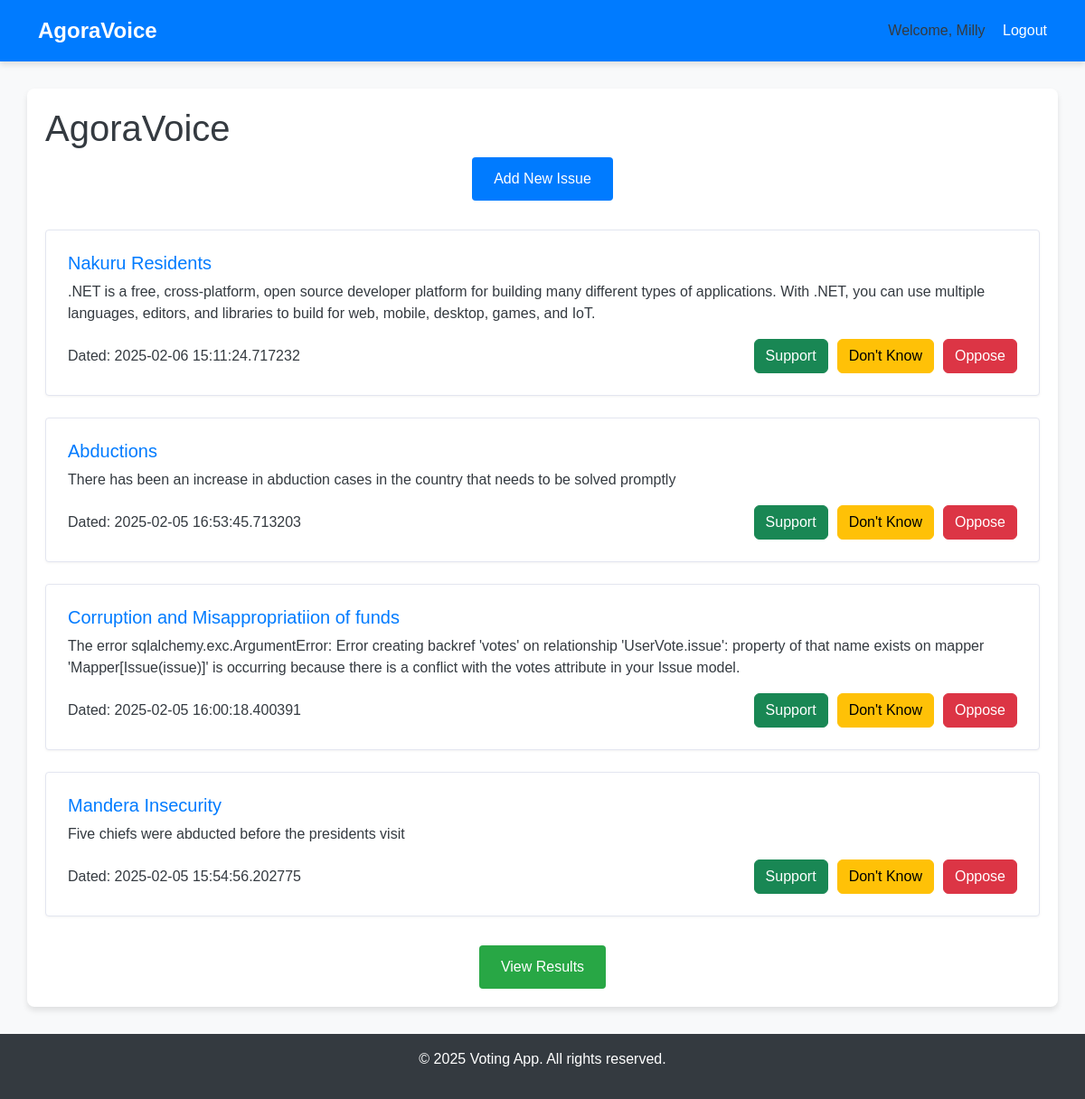
The app's page / (signed in) with its own data.
### app.py (models this page shows)
class User(UserMixin, db.Model):
    id = db.Column(db.Integer, primary_key=True)
    username = db.Column(db.String(100), unique=True, nullable=False)
    email = db.Column(db.String(100), unique=True, nullable=False)
    password = db.Column(db.String(200), nullable=False)
    is_admin = db.Column(db.Boolean, default=False)

class Issue(db.Model):
    id = db.Column(db.Integer, primary_key=True)
    title = db.Column(db.String(100), nullable=False)
    description = db.Column(db.Text)
    votes = db.Column(db.Integer, default=0)
    category_id = db.Column(db.Integer, db.ForeignKey('category.id'))
    category = db.relationship('Category', backref='issues')
    created_at = db.Column(db.DateTime, default=datetime.utcnow)
    updated_at = db.Column(db.DateTime, default=datetime.utcnow, onupdate=datetime.utcnow)

### app.py (the view)
@app.route('/')
def index():
    sort_by = request.args.get('sort', 'date')
    category_filter = request.args.get('category')
    query = Issue.query
    if category_filter:
        query = query.filter_by(category_id=category_filter)
    if sort_by == 'votes':
        query = query.order_by(Issue.votes.desc())
    else:  # Default sort by date
        query = query.order_by(Issue.created_at.desc())
    issues = query.all()
    categories = Category.query.all()
    return render_template(
        'index.html',
        issues=issues,
        categories=categories,
        current_sort=sort_by,
        current_category=category_filter
    )

### app.py (called while the page is built)
@login_manager.user_loader
def load_user(user_id):
    return User.query.get(int(user_id))

### app/templates/index.html (shortened to what this page needs)
{% extends "base.html" %}
{% block extra_head %}
  <link rel="stylesheet" href="{{ url_for('static', filename='index.css') }}">
{% endblock %}
{% block content %}
<section class="actions">
    <a href="{{ url_for('add_issue') }}" class="button">Add New Issue</a>
</section>
<section class="issues-list">
    {% if issues %}
        {% for issue in issues %}
        <article class="issue">
            <header>
                <h3>{{ issue.title }}</h3>
            </header>
            <p>{{ issue.description }}</p>
            <div class="vote-section">
                <span>Dated: {{ issue.created_at }}</span>
                <form action="{{ url_for('vote', issue_id=issue.id) }}" method="POST">
                    <button type="submit" name="vote_type" value="agree" class="btn btn-success">Support</button>
                    <button type="submit" name="vote_type" value="not_sure" class="btn btn-warning">Don't Know</button>
                    <button type="submit" name="vote_type" value="disagree" class="btn btn-danger">Oppose</button>
                </form>
            </div>
        </article>
        {% endfor %}
    {% else %}
        <p>No issues found. Please add an issue.</p>
    {% endif %}
</section>
<section class="results-link">
    <a href="{{ url_for('results') }}" class="button">View Results</a>
</section>
{% endblock %}

### app/templates/base.html (shortened to what this page needs)
<!DOCTYPE html>
<html lang="en">
<head>
  <link rel="stylesheet" href="https://cdn.jsdelivr.net/npm/bootstrap@5.3.0/dist/css/bootstrap.min.css">
  <link rel="stylesheet" href="{{ url_for('static', filename='base.css') }}">
  {% block extra_head %}{% endblock %}
</head>
<body>
  <header>
    <div class="navbar">
      <div class="container">
        <a class="logo" href="{{ url_for('index') }}">AgoraVoice</a>
        <nav>
          {% if current_user.is_authenticated %}
            <span>Welcome, {{ current_user.username }}</span>
            <a href="{{ url_for('logout') }}">Logout</a>
          {% else %}
            <a href="{{ url_for('login') }}">Login</a>
            <a href="{{ url_for('register') }}">Register</a>
          {% endif %}
        </nav>
      </div>
    </div>
  </header>
  <main class="container">
    <h1>AgoraVoice</h1>
    {% block content %}{% endblock %}
  </main>
  <footer>
    <div class="container">
      <p>&copy; {{ current_year if current_year is defined else "2025" }} Voting App. All rights reserved.</p>
    </div>
  </footer>
</body>
</html>

### static/base.css (style rules this page uses)
body { font-family: 'Poppins', sans-serif; background-color: #f8f9fa; color: #343a40; margin: 0; }
.navbar { background: #007bff; padding: 1rem 0; box-shadow: 0 4px 6px rgba(0, 0, 0, 0.1); }
.navbar .container { display: flex; justify-content: space-between; align-items: center; }
.navbar .logo { color: #fff; font-size: 1.5rem; font-weight: bold; text-decoration: none; }
.navbar nav a { color: #fff; margin-left: 15px; text-decoration: none; font-weight: 500; transition: color 0.3s ease; }
main.container { margin-top: 30px; padding: 20px; background: #fff; border-radius: 8px; box-shadow: 0 4px 6px rgba(0, 0, 0, 0.1); }
footer { background: #343a40; color: #fff; text-align: center; padding: 1rem 0; margin-top: 30px; }

### static/index.css (style rules this page uses)
.actions { text-align: center; margin-bottom: 2rem; }
.actions .button { display: inline-block; padding: 0.75rem 1.5rem; background-color: #007bff; color: #fff; border-radius: 0.25rem; font-weight: 500; text-decoration: none; transition: background-color 0.3s ease; }
.issues-list { margin-bottom: 2rem; }
.issues-list .issue { background-color: #fff; border: 1px solid #e3e6f0; border-radius: 0.25rem; padding: 1.5rem; margin-bottom: 1.5rem; box-shadow: 0 1px 3px rgba(0, 0, 0, 0.05); }
.issues-list .issue header h3 { margin-bottom: 0.5rem; color: #007bff; font-size: 1.25rem; }
.issues-list .issue p { margin-bottom: 1rem; }
.vote-section { display: flex; justify-content: space-between; align-items: center; flex-wrap: wrap; gap: 10px; }
.vote-section span { font-weight: 500; font-size: 1rem; }
.vote-section form { display: flex; gap: 10px; }
.results-link { text-align: center; margin-top: 2rem; }
.results-link .button { display: inline-block; padding: 0.75rem 1.5rem; background-color: #28a745; color: #fff; border-radius: 0.25rem; font-weight: 500; text-decoration: none; transition: background-color 0.3s ease; }

### records on screen
User: username "Milly"
Issue: title "Nakuru Residents", description ".NET is a free, cross-platform, open source developer platform for building many different types of applications. With .NET, you can use multiple languages, editors, and libraries to build for web, mobile, desktop, games, and IoT.", created_at "2025-02-06 15:11:24.717232"
Issue: title "Abductions", description "There has been an increase in abduction cases in the country that needs to be solved promptly", created_at "2025-02-05 16:53:45.713203"
Issue: title "Corruption and Misappropriatiion of funds", description "The error sqlalchemy.exc.ArgumentError: Error creating backref 'votes' on relationship 'UserVote.issue': property of that name exists on mapper 'Mapper[Issue(issue)]' is occurring because there is a conflict with the votes attribute in your Issue model.", created_at "2025-02-05 16:00:18.400391"
Issue: title "Mandera Insecurity", description "Five chiefs were abducted before the presidents visit", created_at "2025-02-05 15:54:56.202775"

### other values on screen
{{ current_year if current_year is defined else "2025" }} "2025"
